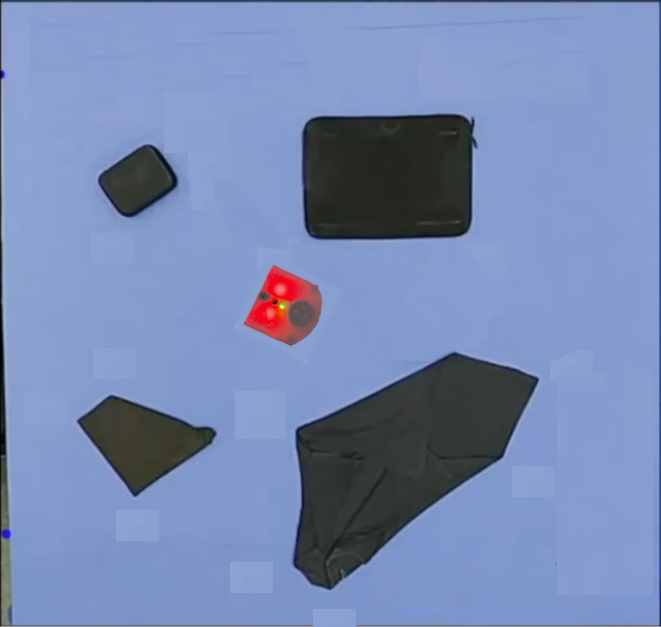
#> input picture vision/plan_with_robot.PNG, 661 x 627 px, found by its file name
$ python frame_vision.py
#> lines starting #> are read from the running program, lines starting #| are printed output that depends on the picture; after the words box and inside, x2 and y2 are one past the last pixel; in counts of white or black regions, pixels touching at a corner belong together
import cv2
import time
import numpy as np
import pyvisgraph as vg

########## FUNCTIONS ##########
def find_vector_farthest(corner, corners):
    corners = corners.reshape(-1, 2)

    # Find the index of the corner in the list of corners
    corner_index = np.where((corners == corner).all(axis=1))[0][0]

    # Get the total number of corners
    num_corners = len(corners)

    # Get the indices of the previous and next corners in a circular manner
    prev_corner_index = (corner_index - 1) % num_corners
    next_corner_index = (corner_index + 1) % num_corners

    # Get the previous and next corners
    prev_corner = corners[prev_corner_index]
    current_corner = corners[corner_index]
    next_corner = corners[next_corner_index]

    # Calculate vectors from the current corner to the previous and next corners
    vector_prev = normal(np.float32(current_corner - prev_corner))
    vector_next = normal(np.float32(current_corner - next_corner))
    vector_farthest = normal(vector_prev + vector_next)

    return vector_farthest

# Function to return the normal of a vector
def normal(v):
    length = np.sqrt(v[0]**2+v[1]**2)
    v[0] = v[0]/float(length)
    v[1] = v[1]/float(length)
    return v

########## INITIALIZATION ##########

frame = cv2.imread("plan_with_robot.png")
#> frame is the input picture: shape (627, 661, 3); mean B, G, R 178.6, 137.6, 119.2
copy = frame.copy()

########## ROBOT FINDING ##########

# Convert the image from BGR to RGB (OpenCV loads images in BGR by default)
rgb_image = cv2.cvtColor(frame, cv2.COLOR_BGR2RGB)

# Define the lower and upper bounds for the red color in RGB
lower_red = np.array([130, 0, 0])
upper_red = np.array([255, 100, 100])

# Create a binary mask using inRange function
red_mask = cv2.inRange(rgb_image, lower_red, upper_red)
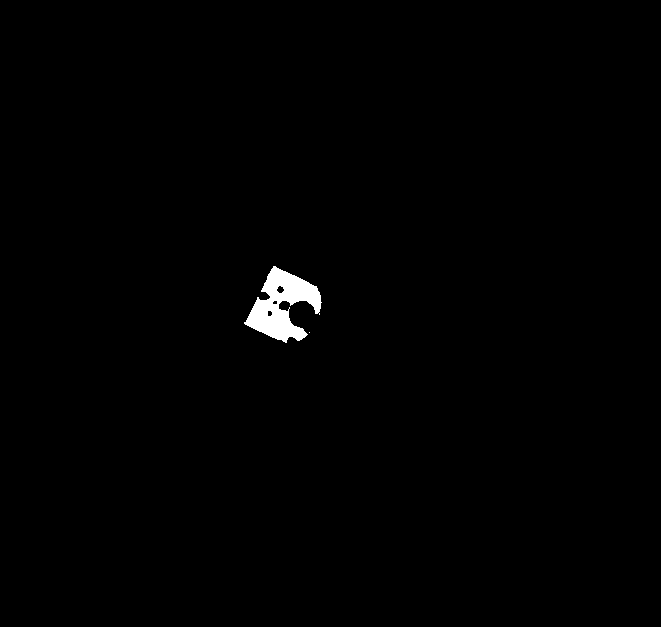
#> red_mask: shape (627, 661); 0.71% white; 2 white regions (1 under 20 px)

# Apply the binary mask to the original image
result = cv2.bitwise_and(frame, frame, mask=red_mask)

# Convert the result to grayscale
gray_result = cv2.cvtColor(result, cv2.COLOR_BGR2GRAY)

contours, hierarchy = cv2.findContours(gray_result, cv2.RETR_TREE, cv2.CHAIN_APPROX_SIMPLE)
#> contours = 5 contours, 2 with area under 20; largest, box (x1, y1, x2, y2) and area: (244, 266, 322, 343) 2835, (276, 285, 285, 294) 43, (267, 310, 273, 317) 25
min_contour_area = 100
max_contour_area = 1000
centroid = [0,0]
# Draw the contours
for i, contour_i in enumerate(contours):
    contour_area_i = cv2.contourArea(contour_i)

    if max_contour_area > contour_area_i > min_contour_area:
        color = (0, 0, 255)
        cv2.drawContours(copy, [contour_i], 0, color, 2)
    M = cv2.moments(contour_i)
#> (the run stopped early here; a loop or call above may not have finished)
